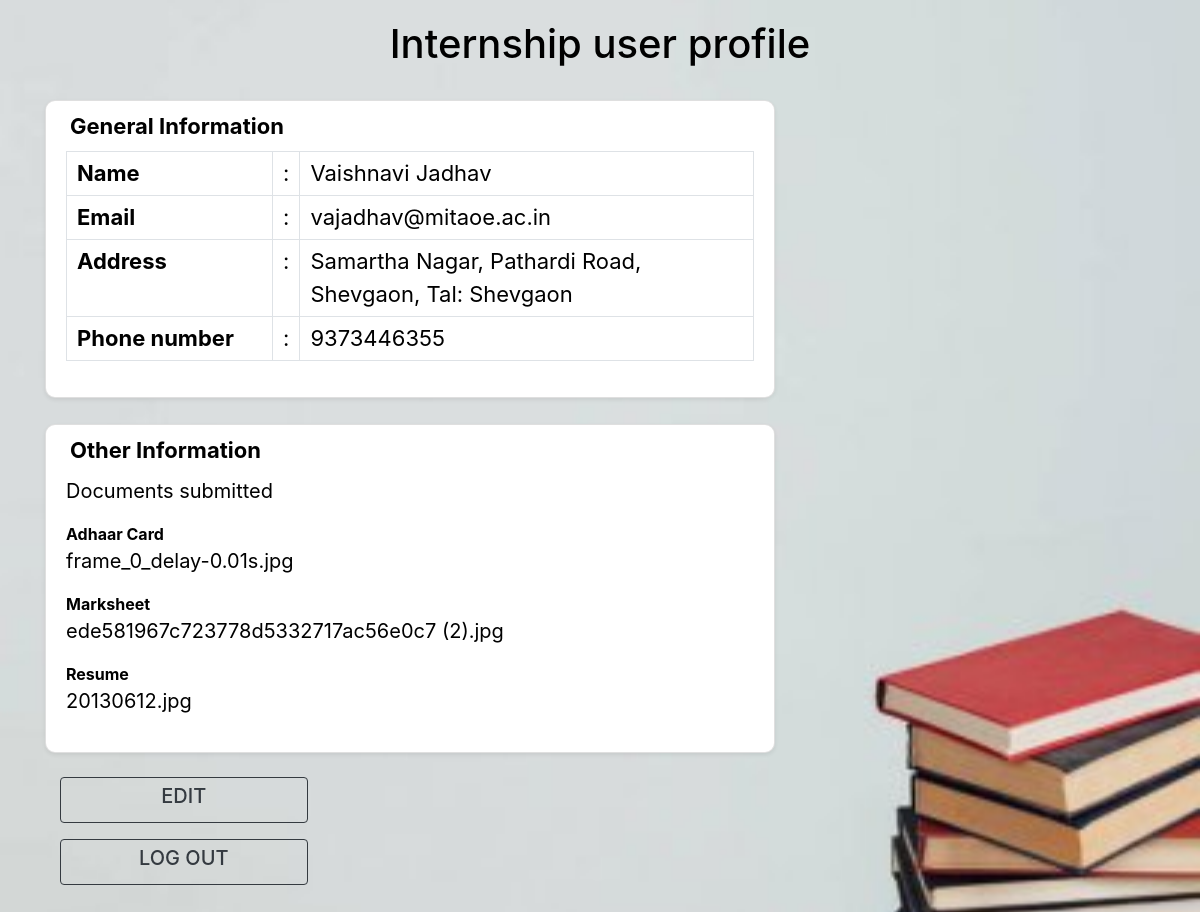
Page /profile/ (signed in) on the committed database.
### Home/models.py (models this page shows)
class CustomUser(AbstractUser):
  contact = PhoneNumberField()
  class Meta:
    ordering = ['first_name','last_name','email',]

class Application(models.Model):
  F_key = models.ForeignKey(CustomUser,default=None,on_delete=models.CASCADE, unique=True)
  address = models.TextField(max_length=250)
  resume = models.FileField()
  aadhar = models.FileField()
  Marksheet = models.FileField()

### Home/views.py (the view)
# urls.py: path('profile/', views.profile, name="profile"),
def profile(request):
    if request.user.is_anonymous:
        messages.error('You are not logged in')
        return redirect(reverse('Home:login'))
    app = Application.objects.filter(F_key=request.user)
    if not app:
        messages.error(request,'Please fill application form first')
        return redirect(reverse('Home:application'))
    app = Application.objects.values('address','resume','Marksheet','aadhar').get(F_key=request.user)
    return render(request, 'html/index.html',{'addr':app['address'],'resume':app['resume'],'marks':app['Marksheet'],'aadhar':app['aadhar']})

### Home/templates/html/index.html (shortened to what this page needs)
<!DOCTYPE html>
{% load static %}
<html lang="en">
<head>
<link href="https://fonts.googleapis.com/css?family=Lato:300,400,700,900&display=swap" rel="stylesheet"><link rel='stylesheet' href='https://cdnjs.cloudflare.com/ajax/libs/twitter-bootstrap/4.1.3/css/bootstrap.min.css'>
	    <link rel="stylesheet" href="{% static 'style.css' %}">
</head>
<body>
<header class="ScriptHeader">
    <div class="rt-container">
    	<div class="col-rt-12">
        	<div class="rt-heading">
            	<h1 style="text-align:center;" >Internship user profile</h1>
            </div>
        </div>
    </div>
</header>
<section>
    <div class="rt-container">
          <div class="col-rt-12">
              <div class="Scriptcontent">
<div class="user-profile py-4">
  <div class="container">
    <div class="row">
      <div class="col-lg-8">
        <div class="card shadow-sm">
          <div class="card-header bg-transparent border-0">
            <h3 class="mb-0"><i class="far fa-clone pr-1"></i>General Information</h3>
          </div>
          <div class="card-body pt-0">
            <table class="table table-bordered">
              <tr>
                <th width="30%">Name</th>
                <td width="2%">:</td>
                <td>{{request.user.first_name}} {{request.user.last_name}}</td>
              </tr>
              <tr>
                <th width="30%">Email	</th>
                <td width="2%">:</td>
                <td>{{request.user.email}}</td>
              </tr>
              <tr>
                <th width="30%">Address</th>
                <td width="2%">:</td>
                <td>{{addr}}</td>
              </tr>
              <tr>
                <th width="30%">Phone number</th>
                <td width="2%">:</td>
                <td>{{request.user.contact}}</td>
              </tr>
            </table>
          </div>
        </div>
          <div style="height: 26px"></div>
        <div class="card shadow-sm">
          <div class="card-header bg-transparent border-0">
            <h3 class="mb-0"><i class="far fa-clone pr-1"></i>Other Information</h3>
          </div>
          <div class="card-body pt-0">
              <p>Documents submitted</p>
              <b>Adhaar Card</b><p>{{aadhar}}</p>
              <b>Marksheet</b><p>{{marks}}</p>
              <b>Resume</b><p>{{resume}}</p>
          </div>
        </div>
      </div>
    </div>
  </div>
</div>
<div class="container">
  <div class="col-sm-3">
    <button class="btn btn-outline-dark w-100 mb-3" name="submit" value="submit" type="submit" onclick="check()"><h5>EDIT</h5>
    </button>
    <button class="btn btn-outline-dark w-100 mb-3" name="submit" value="submit" type="submit" onclick="logout()"><h5>LOG OUT</h5>
    </button>
</div>
</div>
    		</div>
		</div>
    </div>
</section>
	</body>
</html>

### Home/static/style.css (style rules this page uses)
body { background-image: url('abb.jpg'); background-size: cover; background-position:center; background-repeat: no-repeat; margin: 20px; font-family:-apple-system, BlinkMacSystemFont, 'Segoe UI', Roboto, Oxygen, Ubuntu, Cantarell, 'Open Sans', 'Helvetica Neue', sans-serif; color: #000; }
.user-profile .card { border-radius: 10px; }
.user-profile .card h3 { font-size: 22px; font-weight: 700; }
.user-profile .card p { font-size: 20px; color: #000; }
.user-profile .table th, .user-profile .table td { font-size: 22px; padding: 5px 10px; color: #000; }

### rows in the picture
CustomUser: user.first_name "Vaishnavi", user.last_name "Jadhav", user.email "vajadhav@mitaoe.ac.in", user.contact "9373446355"
Application: address "Samartha Nagar, Pathardi Road, Shevgaon, Tal: Shevgaon", aadhar "frame_0_delay-0.01s.jpg", Marksheet "ede581967c723778d5332717ac56e0c7 (2).jpg", resume "20130612.jpg"
